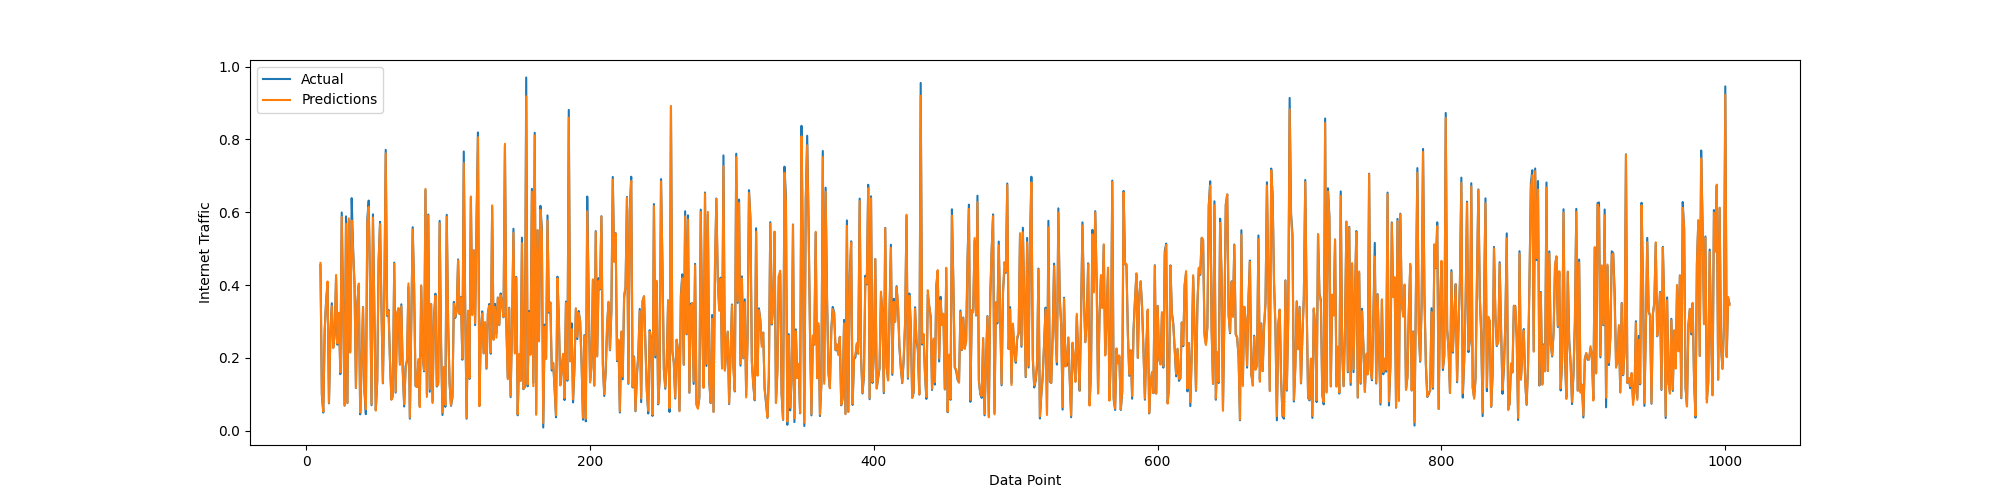

Source code (Python):
import pandas as pd
import numpy as np
import torch
import torch.nn as nn
import torch.optim as optim
from torch.utils.data import DataLoader, TensorDataset
from sklearn.preprocessing import MinMaxScaler
from sklearn.model_selection import train_test_split
import matplotlib.pyplot as plt
from tqdm import tqdm

# Set the seed
my_seed = 2023
torch.manual_seed(my_seed)
np.random.seed(my_seed)

# Check if GPU is available
device = torch.device("cuda" if torch.cuda.is_available() else "cpu")
print(torch.cuda.is_available())
torch.cuda.manual_seed(my_seed)

# Load data
data = pd.read_csv("isp.csv")
stand_scaler = MinMaxScaler()
all_data = stand_scaler.fit_transform(data["Internet traffic data (in bits)"].values.reshape(-1, 1))

# Smooth data using moving average
window_size = 5
smoothed_data = pd.Series(all_data.squeeze()).rolling(window=window_size).mean().fillna(0).values.reshape(-1, 1)

# Normalize data using Min-Max scaler
normalized_data = stand_scaler.fit_transform(smoothed_data)

sequence_len = 10
X = []
Y = []
for i in range(len(normalized_data) - sequence_len):
    X.append(normalized_data[i:i + sequence_len])
    Y.append(normalized_data[i + sequence_len])
X = np.array(X)
Y = np.array(Y)

# Split the data into train and test sets
X_train, X_test, Y_train, Y_test = train_test_split(X, Y, test_size=0.05)

# Convert the data to PyTorch tensors and move to GPU
X_train = torch.tensor(X_train, dtype=torch.float32).to(device)
X_test = torch.tensor(X_test, dtype=torch.float32).to(device)
Y_train = torch.tensor(Y_train, dtype=torch.float32).to(device)
Y_test = torch.tensor(Y_test, dtype=torch.float32).to(device)

# Create DataLoader for training
train_dataset = TensorDataset(X_train, Y_train)
train_loader = DataLoader(train_dataset, batch_size=512, shuffle=True)

# Define the LSTM model using PyTorch
class LSTMModel(nn.Module):
    def __init__(self):
        super(LSTMModel, self).__init__()
        self.lstm1 = nn.LSTM(1, 512, batch_first=True)
        self.lstm2 = nn.LSTM(512, 128, batch_first=True)
        self.fc = nn.Linear(128, 1)
        self.activation = nn.Sigmoid()

    def forward(self, x):
        x, _ = self.lstm1(x)
        x, _ = self.lstm2(x[:, -1, :].unsqueeze(1))
        x = self.fc(x[:, -1, :])
        x = self.activation(x)
        return x

# Create the model and move to GPU
lstm = LSTMModel().to(device)

# Define the loss function and optimizer
criterion = nn.MSELoss()
optimizer = optim.Adam(lstm.parameters(), lr=0.001)

# Training loop
num_epochs = 50
for epoch in range(num_epochs):
    pbar = tqdm(train_loader, total=len(train_loader))
    for batch_x, batch_y in train_loader:
        optimizer.zero_grad()
        output = lstm(batch_x)
        loss = criterion(output.squeeze(), batch_y.squeeze())
        loss.backward()
        optimizer.step()
        pbar.set_description(f'Epoch {epoch + 1}/{num_epochs}, Loss: {loss.item():.6f}')

lstm.eval()

# Perform inference using test data
with torch.no_grad():
    X_test = X_test.view(-1, sequence_len, 1)
    Y_predict = lstm(X_test).squeeze().cpu()
    Y_predict_real = stand_scaler.inverse_transform(Y_predict.detach().numpy().reshape(-1, 1))
    Y_test_real = stand_scaler.inverse_transform(Y_test.cpu().numpy().reshape(-1, 1))

# Plot the results
plt.figure(figsize=(20, 5))
x_ticks = range(sequence_len, sequence_len + len(Y_test_real))
plt.plot(x_ticks, Y_test_real, label='Actual')
plt.plot(x_ticks, Y_predict_real, label='Predictions')
plt.xlabel('Data Point')
plt.ylabel('Internet Traffic')
plt.legend()
plt.show()

# Evaluation metrics
def MAPE(true, pred):
    diff = np.abs(np.array(true) - np.array(pred))
    return np.mean(diff / true)

def RMSE(predictions, targets):
    return np.sqrt(((predictions - targets) ** 2).mean())

print(f"根均方误差(RMSE): {RMSE(Y_predict_real / (1024 * 1024), Y_test_real / (1024 * 1024))}")
print(f"平均绝对百分比误差(MAPE): {MAPE(Y_predict_real, Y_test_real)}")
